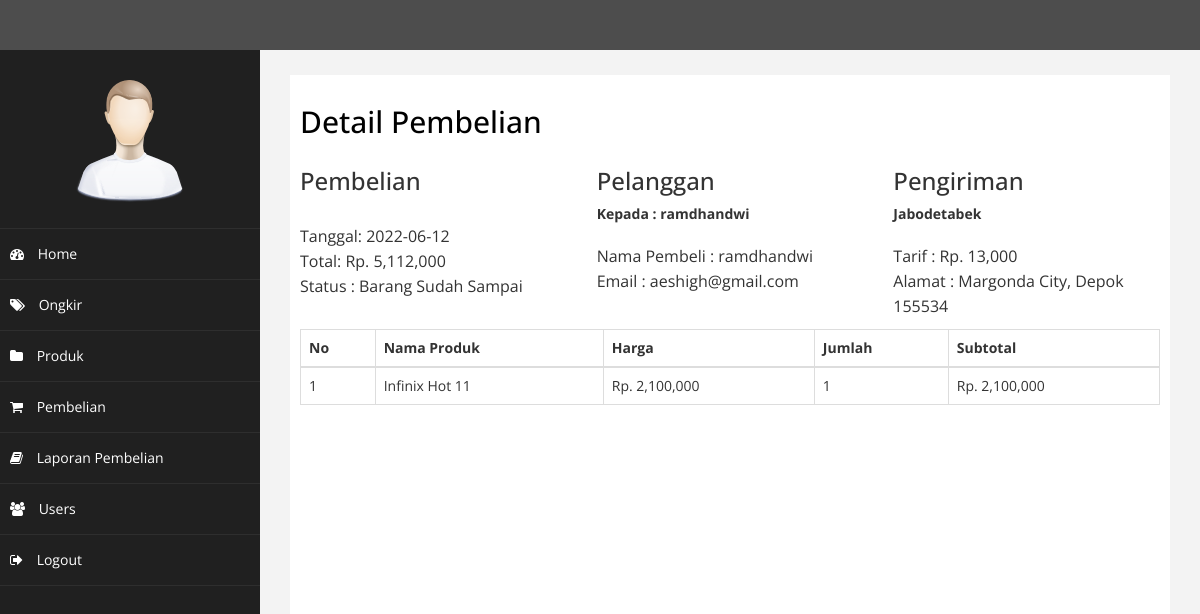
The page /admin/index.php?halaman=detail&id=34 (signed in) on the database its author committed.
### tables this page shows
CREATE TABLE `pembelian` (
  `id_pembelian` int(11) NOT NULL,
  `id_users` int(11) NOT NULL,
  `id_ongkir` int(11) NOT NULL,
  `penerima` varchar(40) NOT NULL,
  `no_telp` int(15) NOT NULL,
  `tanggal_pembelian` date NOT NULL,
  `total_pembelian` int(11) NOT NULL,
  `nama_daerah` varchar(40) NOT NULL,
  `tarif` int(11) NOT NULL,
  `alamat_pengiriman` text NOT NULL,
  `status_pembelian` varchar(30) NOT NULL DEFAULT 'Belum Dibayar',
  `resi_pengiriman` varchar(20) NOT NULL
);

CREATE TABLE `users` (
  `id_users` int(11) NOT NULL,
  `name` varchar(40) NOT NULL,
  `username` varchar(20) NOT NULL,
  `email` varchar(20) NOT NULL,
  `password` varchar(13) NOT NULL
);

CREATE TABLE `pembelian_produk` (
  `id_pembelian_produk` int(8) NOT NULL,
  `id_pembelian` int(8) NOT NULL,
  `id_produk` int(8) NOT NULL,
  `jumlah` int(11) NOT NULL,
  `nama` varchar(30) NOT NULL,
  `harga` int(11) NOT NULL,
  `subharga` int(11) NOT NULL
);

CREATE TABLE `produk` (
  `id_produk` int(8) NOT NULL,
  `id_kategori` int(3) NOT NULL,
  `nama_produk` varchar(30) NOT NULL,
  `harga_produk` int(10) NOT NULL,
  `foto_produk` varchar(80) NOT NULL,
  `dekripsi_produk` text NOT NULL,
  `stok_produk` int(5) NOT NULL
);

### admin/detail.php (the view)
<h2>Detail Pembelian</h2>
<?php
$ambil = $koneksi->query("SELECT * FROM pembelian JOIN users
ON pembelian.id_users=users.id_users
WHERE pembelian.id_pembelian='$_GET[id]'");
$detail = $ambil->fetch_assoc();
?>
<div class="row">
	<div class="col-md-4">
		<h3>Pembelian</h3>
		<p>
		Tanggal: <?php echo $detail['tanggal_pembelian']; ?> <br>
		Total: Rp. <?php echo number_format($detail['total_pembelian']); ?> <br>
		Status : <?php echo $detail["status_pembelian"]; ?>
		</p>
	</div>
	<div class="col-md-4">
		<h3>Pelanggan</h3>
		<strong>Kepada : <?php echo $detail['name']; ?></strong>
		<p>
		Nama Pembeli : <?php echo $detail['name']; ?><br>
		Email : <?php echo $detail['email']; ?><br>
		</p>
	</div>
	<div class="col-md-4">
		<h3>Pengiriman</h3>
		<strong><?php echo $detail["nama_daerah"]; ?></strong><br>
		<p>
			Tarif : Rp. <?php echo number_format($detail["tarif"]); ?><br>
			Alamat : <?php echo $detail["alamat_pengiriman"]; ?>
		</p>
	</div>
</div>
<table class="table table-bordered">
 	<thead>
 		<tr>
 			<th>No</th>
 			<th>Nama Produk</th>
 			<th>Harga</th>
 			<th>Jumlah</th>
 			<th>Subtotal</th>
 		</tr>
 	</thead>
 	<tbody>
 		<?php $nomor=1; ?>
 		<?php $ambil=$koneksi->query("SELECT * FROM pembelian_produk JOIN produk ON pembelian_produk.id_produk=produk.id_produk WHERE pembelian_produk.id_pembelian='$_GET[id]'"); ?>
 		<?php while($pecah = $ambil->fetch_assoc()){ ?>
 		<tr>
 			<td><?php echo $nomor; ?></td>
 			<td><?php echo $pecah['nama_produk']; ?></td>
 			<td>Rp. <?php echo number_format($pecah['harga_produk']); ?></td>
 			<td><?php echo $pecah['jumlah']; ?></td>
 			<td>Rp. <?php echo number_format($pecah['harga_produk']*$pecah['jumlah']); ?></td>
 		</tr>
 		<?php $nomor++; ?>
 		<?php } ?>
 	</tbody>
 </table>

### admin/assets/css/custom.css (style rules this page uses)
body { font-family: 'Open Sans', sans-serif; }
h2 { color: rgb(0, 0, 0); }
p { font-size: 16px; line-height: 25px; padding-top: 20px; }

### rows shown on the page
pembelian: tanggal_pembelian "2022-06-12", total_pembelian "5,112,000", status_pembelian "Barang Sudah Sampai", id_users.name "ramdhandwi", id_users.email "aeshigh@gmail.com", nama_daerah "Jabodetabek", tarif "13,000", alamat_pengiriman "Margonda City, Depok 155534"
pembelian_produk: id_produk.nama_produk "Infinix Hot 11", id_produk.harga_produk "2,100,000", jumlah "1", $pecah['harga_produk']*$pecah['jumlah'] "2,100,000"
